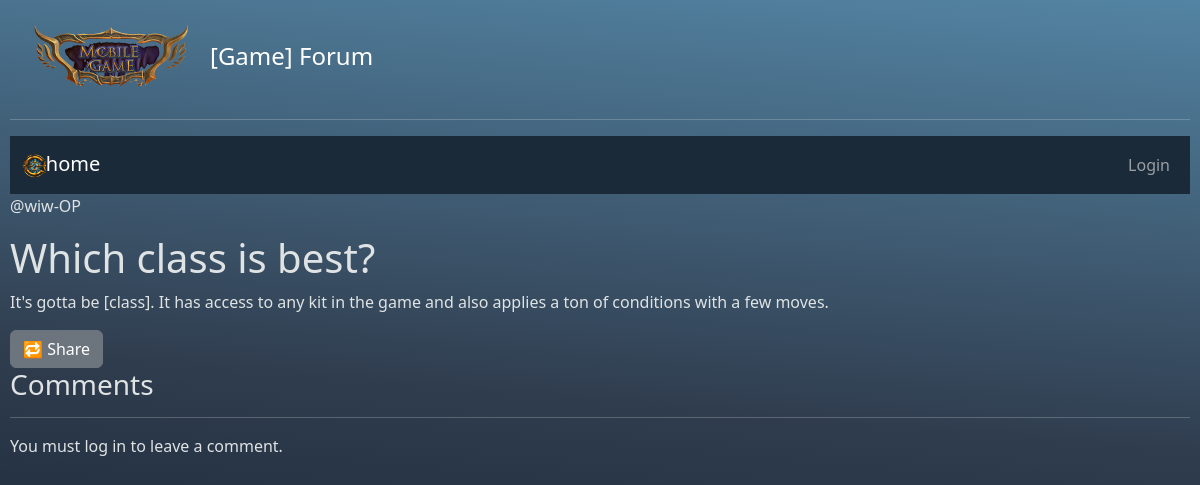
Page /room/13/ on the earlier database version.
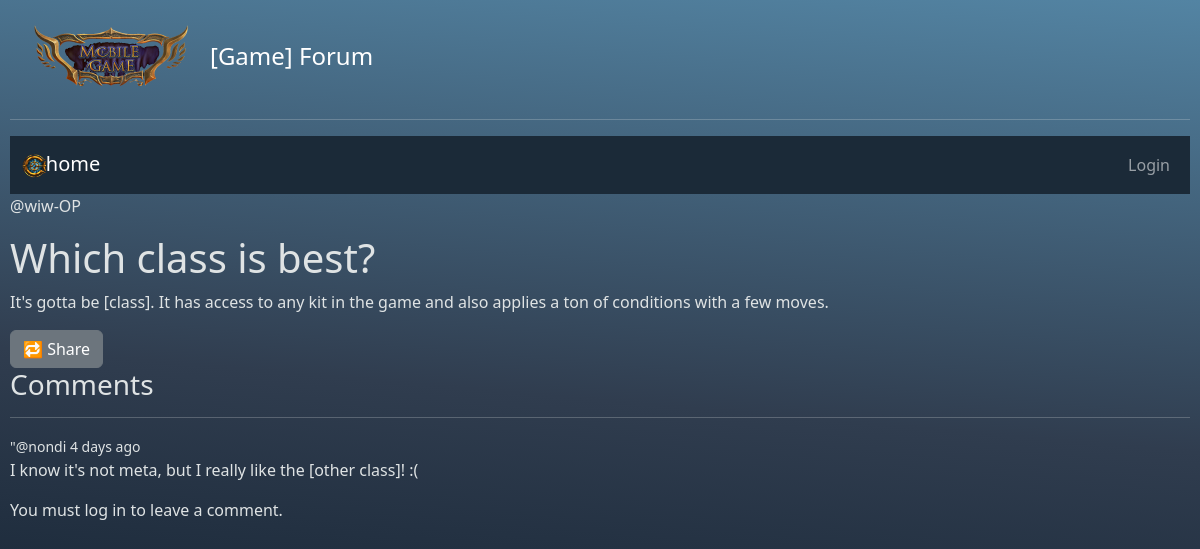
Same page on the later database version.
### base/models.py (models this page shows, shortened)
class Message(models.Model):
    user= models.ForeignKey(settings.AUTH_USER_MODEL,on_delete=models.CASCADE)
    deleted_by_moderator = models.BooleanField(default=False)
    room = models.ForeignKey(Room, on_delete=models.CASCADE)
    body = models.TextField()
    updated=models.DateTimeField(auto_now=True)
    created=models.DateTimeField(auto_now_add=True)
    likes = models.ManyToManyField(settings.AUTH_USER_MODEL,related_name='liked_comments', blank=True)
    class Meta:
        permissions = [
            ("can_delete_any_message", "Can delete any message")
        ]

### base/views.py (the view, shortened to what this page needs)
# urls.py: path('room/<str:pk>/', views.room, name='room'),
def room(request, pk):
   room = get_object_or_404(Room, pk=pk)
   comments = room.message_set.all().order_by('-created')
   context = {'room':room, 'comments':comments}
   return render(request, 'base/room.html', context)

### base/templates/base/room.html (shortened to what this page needs)
{% extends 'main.html' %}
{% block content %}
<div class="post-container">
<p><a href="{% url 'usermanager:user-profile' room.host.id %}">@{{room.host}}</a>-OP</p>
<h1>{{room.name}}</h1>
<p>{{room.description}}</p>
<a class="btn btn-secondary"
     href="{% url 'base:share-room' room.id %}">
    🔁 Share
  </a>
<div class="comment-wrapper">
   <h3>Comments</h3>
   <hr>
  {% for message in comments %}
   <div>
      <small><a href="{% url 'usermanager:user-profile' message.user.id %}">"@{{message.user}}</a> {{message.created|timesince}} ago</small>
       {% if message.deleted_by_moderator %}
      <p class="deleted-placeholder">
        [Removed by moderator]
      </p>
      {% else %}
      <p>{{ message.body }}</p>
       {% endif %}
   </div>
   {% endfor %}
   <div class="comment-form">
       {% if request.user.is_authenticated %}
      <form method="POST" action="">
         {% csrf_token %}
         <input type="text" name="body" placeholder="Write your comment here"/>
      </form>
      {% else %}
      <div class="login-prompt">
        <p>You must <a href="{% url 'usermanager:user-login' %}">log in</a> to leave a comment.</p>
      </div>
      {% endif %}
   </div>
</div>
</div>
{% endblock content %}

Differences in the rows shown:
added Message: user "nondi", created "4 days", body "I know it's not meta, but I really like the [other class]! :("
